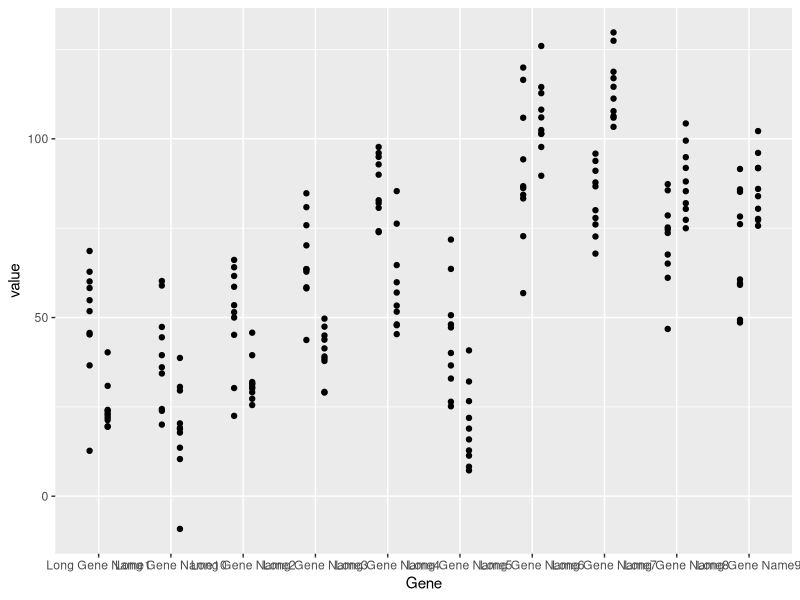
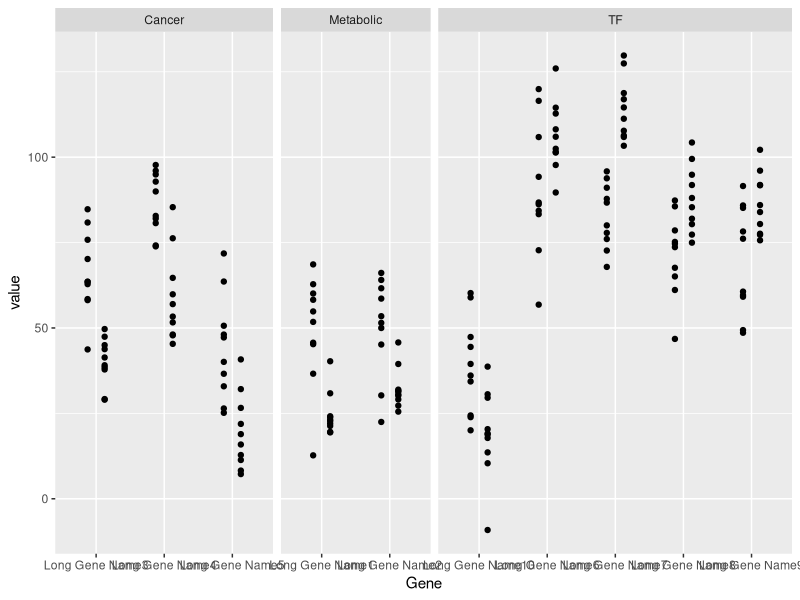
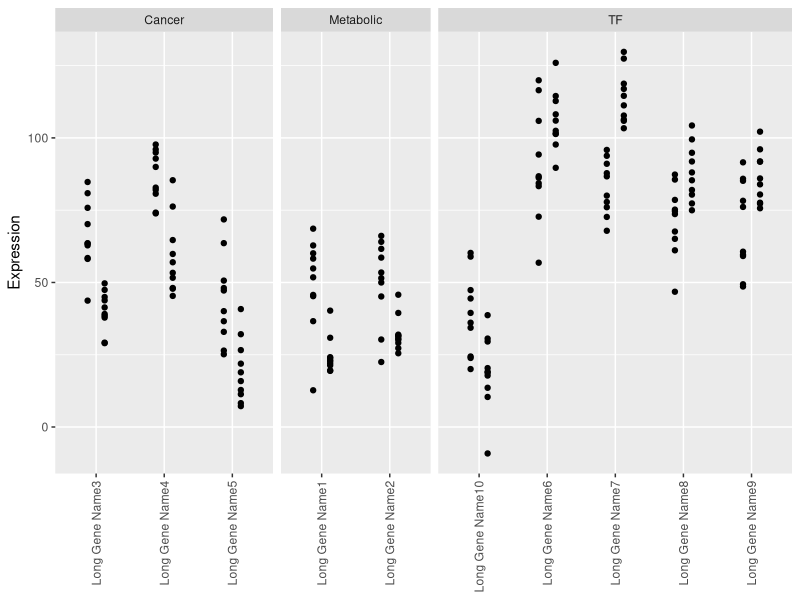
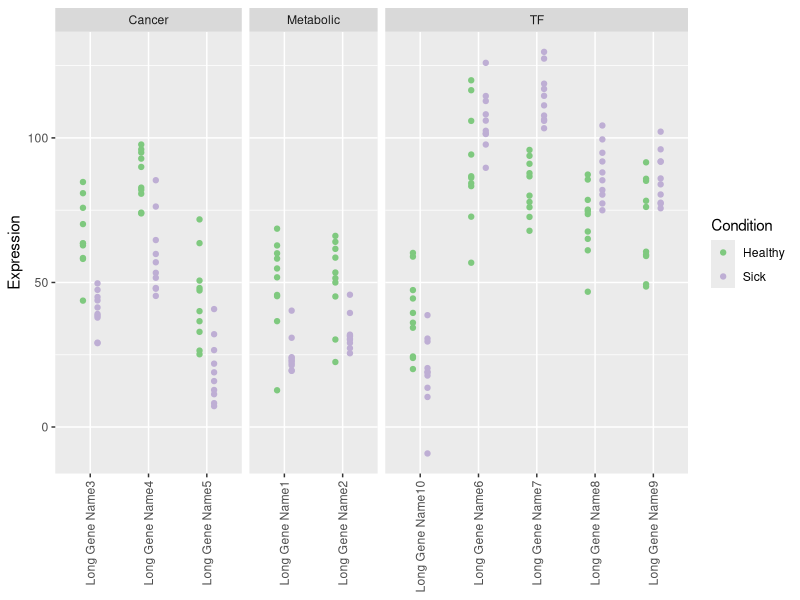
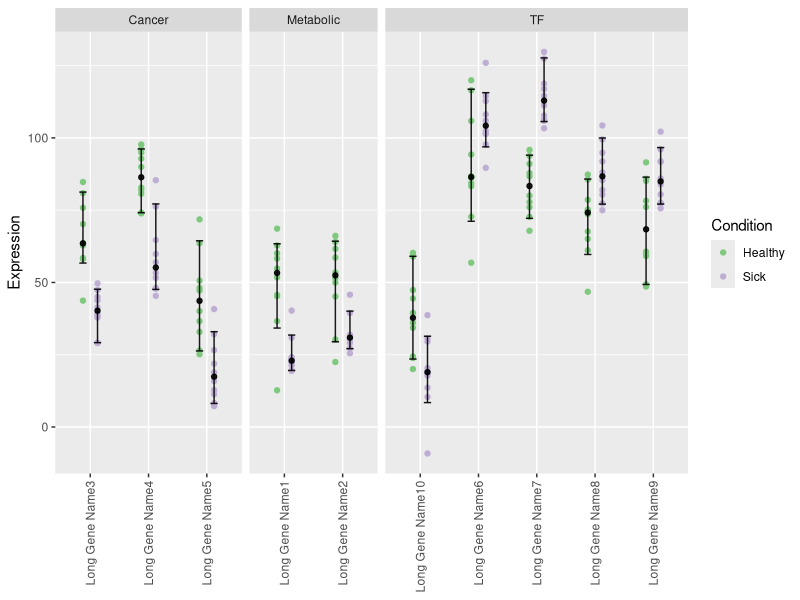
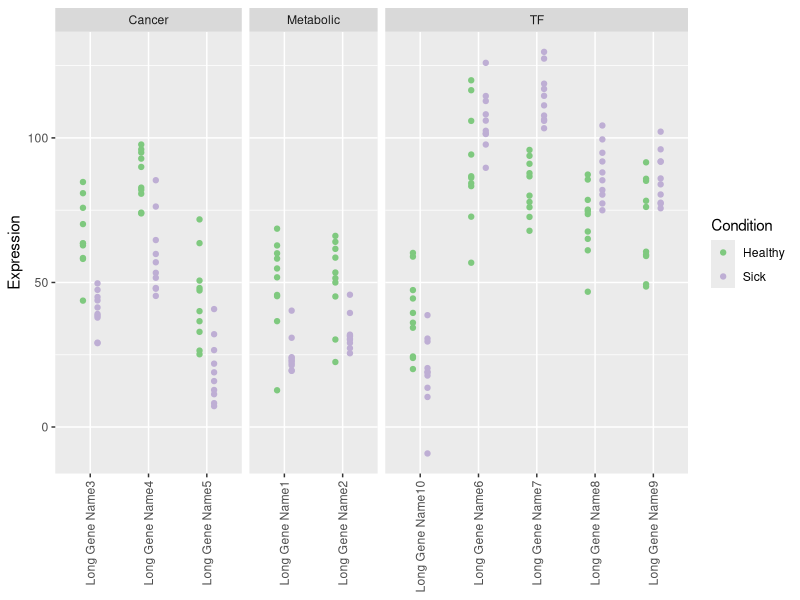
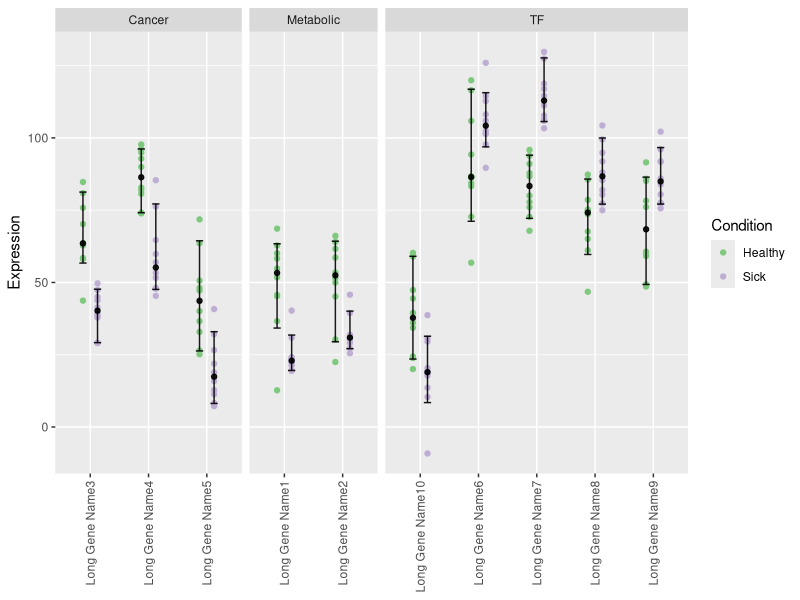

Write R code to recreate these figures, in order.
library(ggplot2)
library(reshape2)
# First generate some fake expression data
set.seed(1)

means <- runif(10, 30, 90)
change <- sample(c(-1, 1), 10, replace = TRUE)

healthy <- data.frame(t(sapply(means, rnorm, sd = 15, n = 10)))
sick <- data.frame(t(sapply(means + change * 20, rnorm, sd = 10, n = 10)))

genes <- paste0("Long Gene Name", 1:10)
type <- rep(c("Metabolic", "Cancer", "TF"), c(2,3,5))

healthy$Gene <- genes
healthy$type <- type
sick$Gene <- genes
sick$type <- type

healthy <- melt(healthy)
healthy$variable <- "Healthy"
sick <- melt(sick)
sick$variable <- "Sick"

plotData <- rbind(healthy, sick)
rm(healthy, sick, genes, type, means, change)

# First lets just plot them (use position = position_dodge() instead of position = "dodge", possible bug)
p <- ggplot(plotData, aes(x = Gene, 
                     y = value, 
                     group = variable)
       ) + 
    geom_point(position = position_dodge(0.5))
p 

# An OK start, add faceting to highlight the categories, facet_grid is a good match here. Can you see why?
p <- p + facet_grid(~type, scales = "free_x", space = "free_x")
p

# Looks acceptable, lets theme it. Get rid of the x-axis title, and rotate the x-axis labels 90 degrees
# And lets change the name of the y-axis to Expression (you can use scale_y_continous() or ylab()) 
p <- p + theme(axis.title.x = element_blank(),
          axis.text.x = element_text(angle = 90, hjust = 1, vjust = 0.5)) +
    ylab("Expression")

p

# Maybe add some colour, here are two pastel colours from colorBrewer: #7fc97f & #beaed4
p <- p %+% aes(colour = variable) + 
    scale_color_manual(name = "Condition", 
                       values = c("Healthy" = "#7fc97f", 
                                  "Sick" = "#beaed4")
    )
p
# Finally save your plot
ggsave(filename = "point_plot.png", plot = p, width = 15, height = 10, units = "cm")

# Take a look at the code below to see how you can use the stat_summary to annotate your plot.
# Can you figure out how to add a point at the median?
p + stat_summary(geom = "errorbar", position = position_dodge(0.5), 
                 fun.ymax = function(x){quantile(x, 0.90)},
                 fun.ymin = function(x){quantile(x, 0.10)},
                 colour = "black",
                 width = 0.25,
                 alpha = 0.9) +
    stat_summary(geom = "point", position = position_dodge(0.5), 
                 fun.y = median,
                 colour = "black",
                 alpha = 0.9)
ggsave(filename = "point_plot2.png", width = 15, height = 10, units = "cm")
